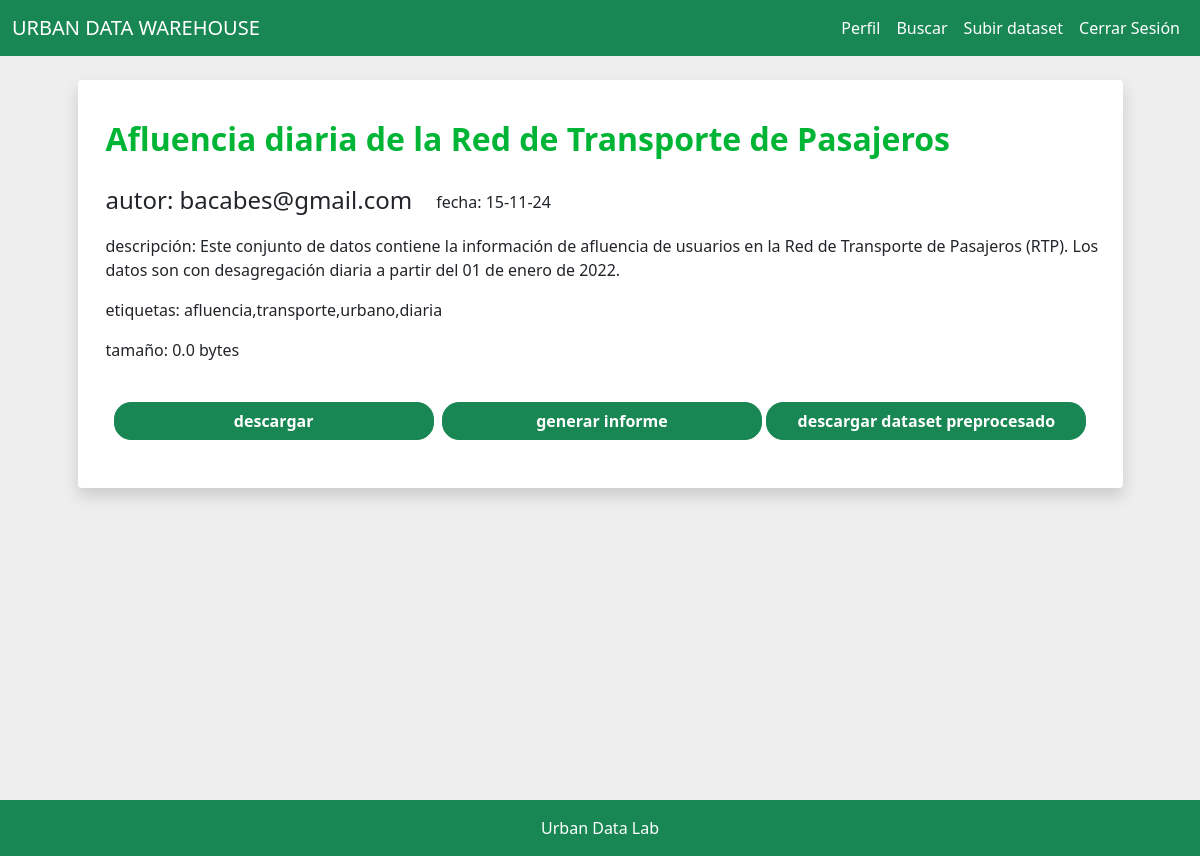
The page /view/2 (signed in) on the database its author committed.
### tables this page shows
CREATE TABLE datasets (
            id INTEGER PRIMARY KEY AUTOINCREMENT,
            user_id INTEGER NOT NULL,
            name TEXT NOT NULL,
            description TEXT,
            upload_date DATE NOT NULL,
            tag TEXT,
            size REAL,
            has_report BOOLEAN NOT NULL,
            FOREIGN KEY(user_id) REFERENCES users(id)
        );

CREATE TABLE users (
            id INTEGER PRIMARY KEY AUTOINCREMENT,
            username TEXT NOT NULL UNIQUE,
            password_hash TEXT NOT NULL
        );

### routes.py (the view, shortened to what this page needs)
@app.route('/view/<int:dataset_id>', methods=['GET', 'POST'])
@login_required
def view(dataset_id):
    db = get_db()
    cursor = db.cursor()
    cursor.execute('''
        SELECT datasets.id, datasets.name, datasets.description, datasets.upload_date, datasets.tag, datasets.size, datasets.has_report, users.username
        FROM datasets
        JOIN users ON datasets.user_id = users.id
        WHERE datasets.id = ?
    ''', (dataset_id,))
    dataset = cursor.fetchone()
    if not dataset:
        flash('dataset no encontrado.', 'danger')
        return redirect(url_for('search'))
    dataset_id, name, description, upload_date, tag, size, has_report, username = dataset
    dataset_tags = [t.strip().lower() for t in tag.split(',')]
    if 'viewed_tags' not in session:
        session['viewed_tags'] = []
    session['viewed_tags'].extend(dataset_tags)
    archivo_original = None
    extension = ""
    for file in os.listdir(DATASET_DIRECTORY):
        base, ext = os.path.splitext(file)
        if base == str(dataset_id):
            archivo_original = file
            extension = ext
            break
    ruta_original = os.path.join(DATASET_DIRECTORY, archivo_original) if archivo_original else None
    pdf_path = os.path.join(REPORT_DIRECTORY, f"{dataset_id}.pdf")
    pdf_exists = os.path.exists(pdf_path) and has_report == 1
    processed_path = os.path.join(PROCESSED_DIRECTORY, f"{dataset_id}.csv")
    processed_exists = os.path.exists(processed_path)
    return render_template('view.html',
                           dataset_id=dataset_id,
                           name=name,
                           description=description,
                           upload_date=upload_date,
                           tag=tag,
                           size=size,
                           username=username,
                           pdf_exists=pdf_exists,
                           processed_exists=processed_exists)

### __init__.py (called while the page is built)
def get_db():
    db = getattr(g, '_database', None)
    if db is None:
        db = g._database = sqlite3.connect(DATABASE)
    return db

@app.teardown_appcontext
def close_connection(exception):
    db = getattr(g, '_database', None)
    if db is not None:
        db.close()

### models.py (called while the page is built)
@login_manager.user_loader
def load_user(user_id):
    return User.get(user_id)

    @staticmethod
    def get(user_id):
        db = get_db()
        cursor = db.cursor()
        cursor.execute("SELECT * FROM users WHERE id = ?", (user_id,))
        user = cursor.fetchone()
        if not user:
            return None
        return User(id=user[0], username=user[1], password_hash=user[2])

### templates/view.html (shortened to what this page needs)
{% extends "base.html" %}
{% block content %}
<div class="row justify-content-center">
    <div class="col-md-11 ">
        <div class="row">
            <div class="bg-white shadow rounded-1">
                <br>
                <div class="d-flex justify-content-start">
                    <h2 class="fw-bold ms-3 mt-3 mb-4 iverde">{{ name }}</h2>
                </div>
                <div class="ms-3 me-2 mt-1 mb-2">
                    <div class="d-flex">
                        <h4 class="">autor: {{ username }}</h4>
                        <p class="ms-4 mt-1">fecha: {{ upload_date }}</p>
                    </div>
                    <div class="mb-1 mt-1">
                        <p>descripción: {{ description }}</p>
                    </div>
                    <p>etiquetas: {{ tag }}</p>
                    <p>tamaño: {{ size }} bytes</p>
                </div>
                <form method="POST" action="{{ url_for('view', dataset_id=dataset_id) }}">
                    <br/>
                    <div class="d-flex align-items-center ms-4 me-4">
                        <button type="submit" class="btn btn-success esperanza flex-grow-1 gordito ojo me-1 fw-bold" name="action" value="download">descargar</button>
                        {% if not pdf_exists %}
                        <button type="submit" class="btn btn-success esperanza flex-grow-1 gordito ojo ms-1 fw-bold" name="action" value="report">generar informe</button>
                        {% else %}
                        <button type="submit" class="btn btn-secondary flex-grow-1 gordito ojo ms-1 fw-bold" disabled>reporte generado</button>
                        {% endif %}
                        {% if not processed_exists %}
                        <button type="submit" class="btn btn-success esperanza flex-grow-1 gordito ojo ms-1 fw-bold" name="action" value="proccessed">generar dataset preprocesado</button>
                        {% else %}
                        <button type="submit" class="btn btn-success esperanza flex-grow-1 gordito ojo ms-1 fw-bold" name="action" value="download_processed">descargar dataset preprocesado</button>
                        {% endif %}
                    </div>
                    <br/>
                </form>
                <br>
            </div>
        </div>
    </div>
</div>
{% endblock %}

### static/basic.css (style rules this page uses)
:root { --principal: #00711c; --principal2:rgba(0, 165, 41, 0.256)d; --principallight: #5cab60d7; --secundario: #00b41e; --secundariolight: #63de7b6a; }
body { margin: 0; padding: 0; overflow-x: hidden; background-color: #eeeeee; }
.esperanza { border-radius: 17px; }
.gordito { width: 100%; }
.iverde { color: #00b436; }

### rows shown on the page
datasets: name "Afluencia diaria de la Red de Transporte de Pasajeros", upload_date "15-11-24", description "Este conjunto de datos contiene la información de afluencia de usuarios en la Red de Transporte de Pasajeros (RTP). Los datos son con desagregación diaria a partir del 01 de enero de 2022.", tag "afluencia,transporte,urbano,diaria", size "0.0"
users: username "bacabes@gmail.com"
